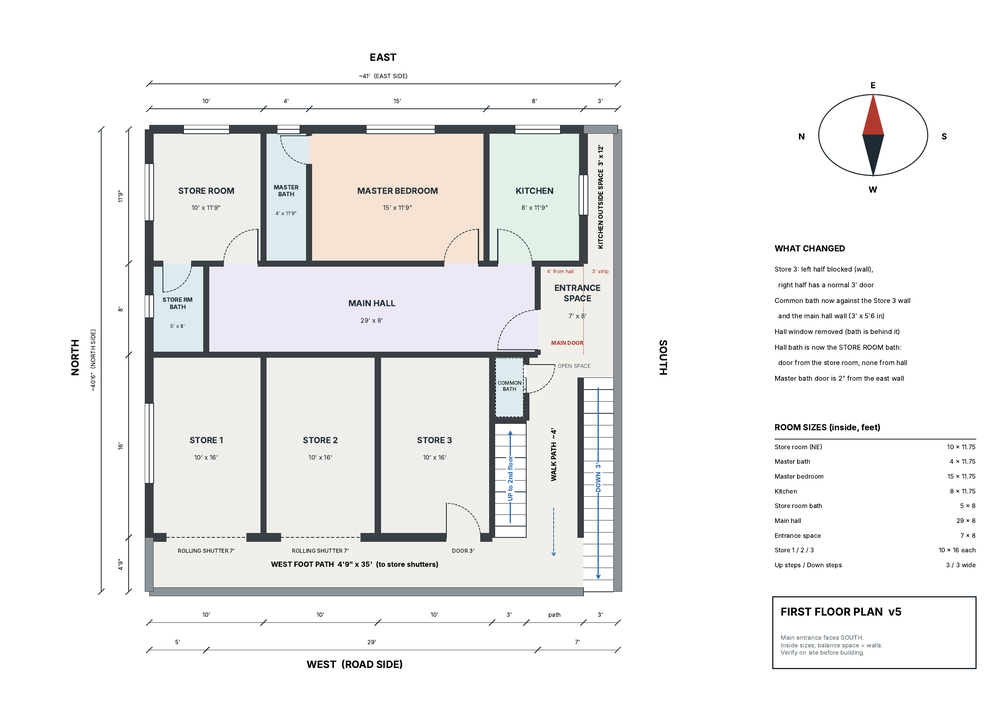
#> input picture prototypes/floor-plan-3d/reference/ref-1.png, 998 x 707 px, shrunk from 2475 x 1755 before the run
$ python compare.py
#> lines starting #> are read from the running program, lines starting #| are printed output that depends on the picture; after the words box and inside, x2 and y2 are one past the last pixel; in counts of white or black regions, pixels touching at a corner belong together
"""Overlay the PDF's walls (red) on the top-down Cycles render to check the model against the drawing.

    python3 compare.py            -> renders/compare_plan.jpg
Needs reference/ref-1.png (pdftoppm -png -r 150 reference/First_Floor_2D_Plan_v5.pdf reference/ref)
and renders/plan_top.jpg (build_blender.py --renders plan_top).
"""
import os

import numpy as np
from PIL import Image

HERE = os.path.dirname(os.path.abspath(__file__))
ref = Image.open(os.path.join(HERE, "reference", "ref-1.png")).convert("L")
top = Image.open(os.path.join(HERE, "renders", "plan_top.jpg")).convert("RGB")
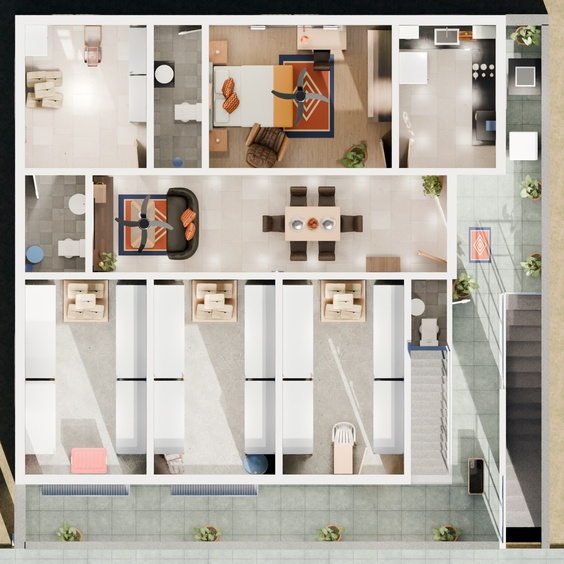
#> input picture prototypes/floor-plan-3d/renders/plan_top.jpg, 564 x 564 px, shrunk from 1400 x 1400 before the run
#> top is the input picture: PIL image 564x564 RGB; mean R, G, B 179.7, 173.4, 164.2

# Render frame: ortho 46 ft over the image width, centred on u = v = 21.75 ft, east up / north left.
N = top.size[0]
#> N = 564
SC = N / 46.0
#> SC = 12.26

# Reference frame (PDF at 150 dpi): measured outer corners of the drawing, in the 1300-px layout.
K = ref.size[0] / 1300.0
#> K = 0.768
ref_u0, ref_u1 = 188.6 * K, 812.0 * K    # u = 0 (north outer face) .. u = 43.5 (south parapet)
#> ref_u0 = 144.8; ref_u1 = 623.4
ref_v0, ref_v1 = 162.8 * K, 776.0 * K    # v = 0 (east outer face)  .. v = 43.5 (west parapet)
#> ref_v0 = 125; ref_v1 = 595.7

# Map every render pixel to a reference pixel (separate x/y scale: the drawing is not exactly to scale).
ys, xs = np.mgrid[0:N, 0:N]
u = (xs - N / 2) / SC + 21.75
v = (ys - N / 2) / SC + 21.75
rx = ref_u0 + u / 43.5 * (ref_u1 - ref_u0)
ry = ref_v0 + v / 43.5 * (ref_v1 - ref_v0)
R = np.array(ref)
ok = (rx >= 0) & (ry >= 0) & (rx < R.shape[1] - 1) & (ry < R.shape[0] - 1)
g = np.full((N, N), 255)
g[ok] = R[ry[ok].astype(int), rx[ok].astype(int)]
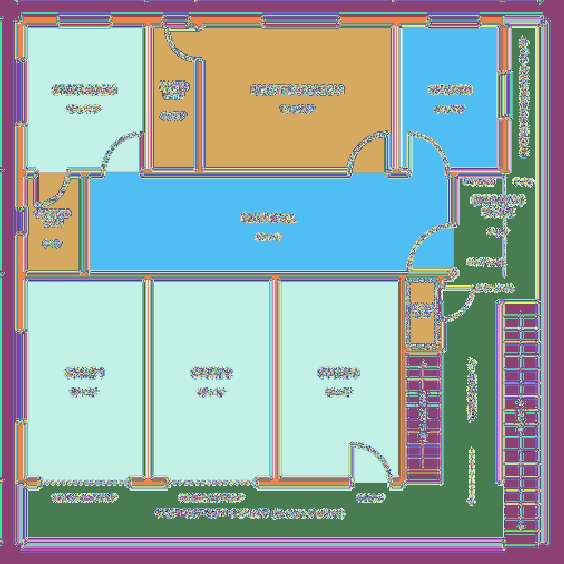
#> g: shape (564, 564) int64; 255 distinct labels, from 0 to 255; one colour per label, 0 black
walls = g < 90
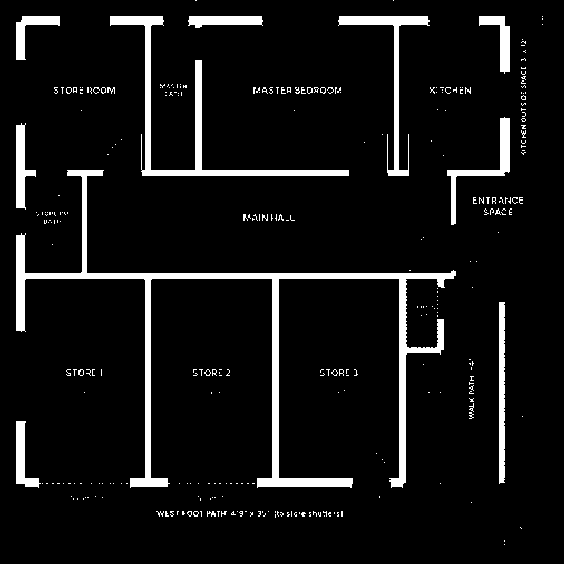
#> walls: shape (564, 564) bool; 7.2% white; 314 white regions (296 under 20 px), largest, box (x1, y1, x2, y2) and area: (16, 170, 456, 488) 9981, (110, 16, 349, 176) 3402, (338, 16, 430, 176) 1740

out = np.array(top).astype(float) * 0.85
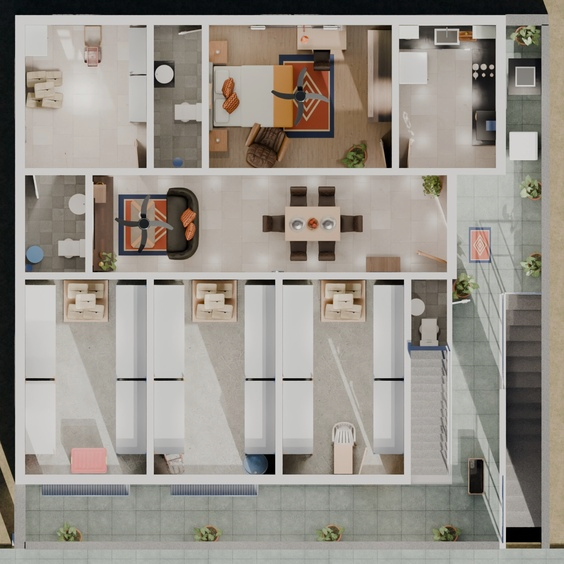
#> out: shape (564, 564, 3) float64; mean R, G, B 152.7, 147.4, 139.5
out[walls] = out[walls] * 0.2 + np.array([230, 30, 30]) * 0.8
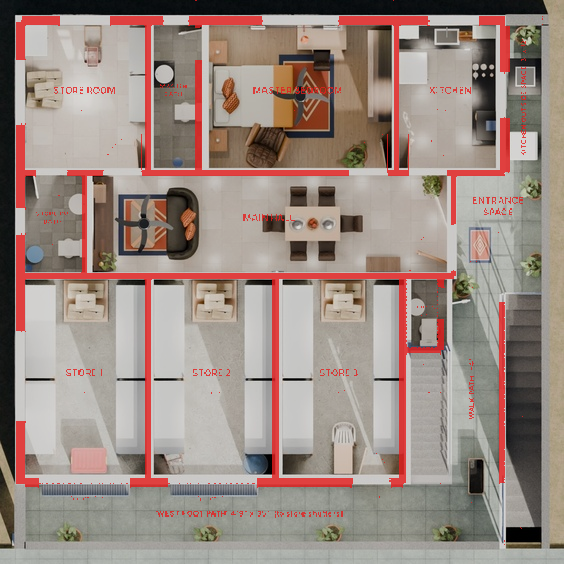
#> out: shape (564, 564, 3) float64; 7.17% of pixels changed, all inside (x1, y1, x2, y2) = (16, 0, 543, 545)
side = Image.new("RGB", (N * 2, N), "white")
#> side: PIL image 1128x564 RGB; every value is 255
side.paste(Image.fromarray(np.clip(out, 0, 255).astype(np.uint8)), (0, 0))
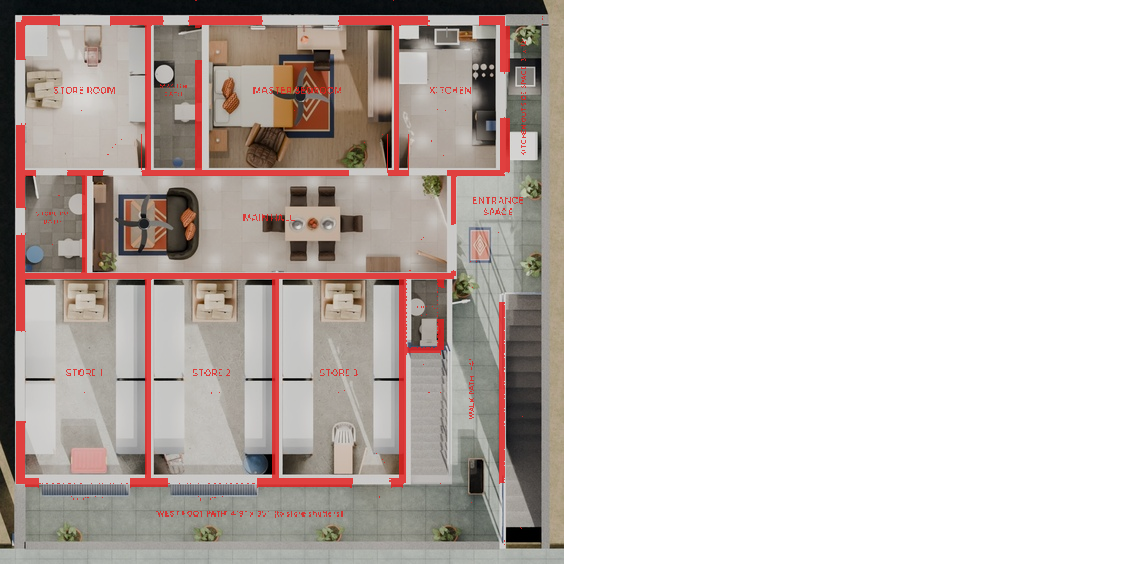
#> side: PIL image 1128x564 RGB; mean R, G, B 204.9, 196.6, 192.8
side.paste(top, (N, 0))
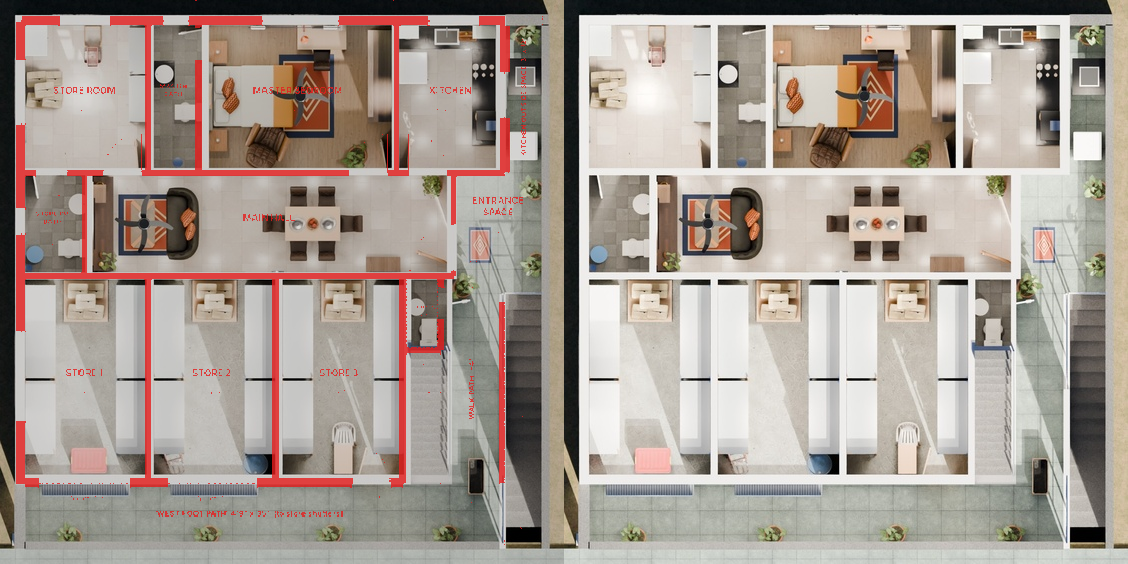
#> side: PIL image 1128x564 RGB; mean R, G, B 167.3, 155.8, 147.3
side.save(os.path.join(HERE, "renders", "compare_plan.jpg"), quality=88)
print("wrote renders/compare_plan.jpg")
